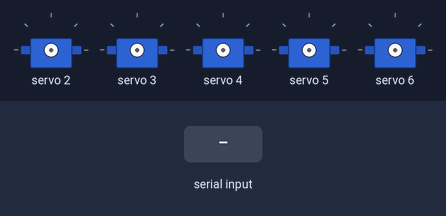
Bench run of a sketch on a simulated Arduino Uno, built with avr-gcc and run on an emulated ATmega328P. Parts: 5 × servo. The inputs (shaded band) are chosen by the test bench. What the sketch prints to the serial monitor is not drawn.

Above: at 1.2 s.
1.3 s: "A" received over Serial
2.8 s: "B" received over Serial
At 3.6 s:
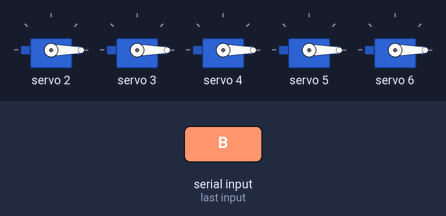
4.3 s: "C" received over Serial
At 4.7 s:
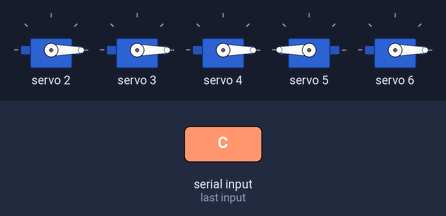
5.8 s: "D" received over Serial
At 7.0 s:
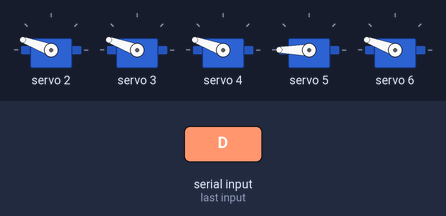
Timing chart, 0 to 10.8 s (numbered marks = the images above; inputs shaded):
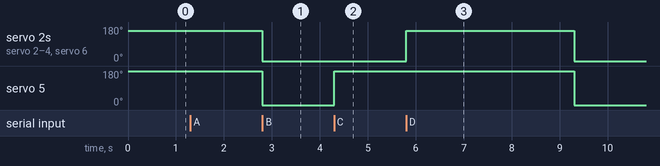

The sketch:

hat.ino
```cpp
#include <Wire.h>
#include <Adafruit_PWMServoDriver.h>

Adafruit_PWMServoDriver pwm = Adafruit_PWMServoDriver();

// 2=Ring, 3=Pinky, 4=Thumb, 5=Middle, 6=Index
int channels[] = {2, 3, 4, 5, 6};
int openVals[] = {450, 450, 450, 590, 450};
int closeVals[] = {60, 60, 60, 60, 60}; // Increased to 60 for safety

void setup() {
  Serial.begin(115200);
  pwm.begin();
  pwm.setPWMFreq(50);
  relaxAll();
  Serial.println("SYSTEM_READY");
}

void relaxAll() {
  for (int i = 0; i < 5; i++) pwm.setPin(channels[i], 4096, true);
}

void moveHand(bool open) {
  for (int i = 0; i < 5; i++) {
    pwm.setPWM(channels[i], 0, open ? openVals[i] : closeVals[i]);
  }
  delay(500);
  relaxAll();
}

void loop() {
  if (Serial.available() > 0) {
    char cmd = Serial.read();
    if (cmd == 'A') moveHand(true);       // Open
    if (cmd == 'B') moveHand(false);      // Close
    if (cmd == 'C') {                     // Middle Finger Gesture
      for(int i=0; i<5; i++) {
        pwm.setPWM(channels[i], 0, (channels[i] == 5) ? 590 : 60);
      }
      delay(500); relaxAll();
    }
    if (cmd == 'D') {                     // Autograb
       moveHand(true); delay(3000); moveHand(false);
    }
  }
}
```

Measured:
- after the input at 2.8 s, servo 2–4, servo 6: 160° → 0° at once; servo 5: 180° → 0° at once
- after the input at 4.3 s, servo 5: 0° → 180° at once
- after the input at 5.8 s, servo 2–4, servo 6: 0° → 160° at once, → 0° 3.5 s later; servo 5: 180° → 0° after 3.5 s
